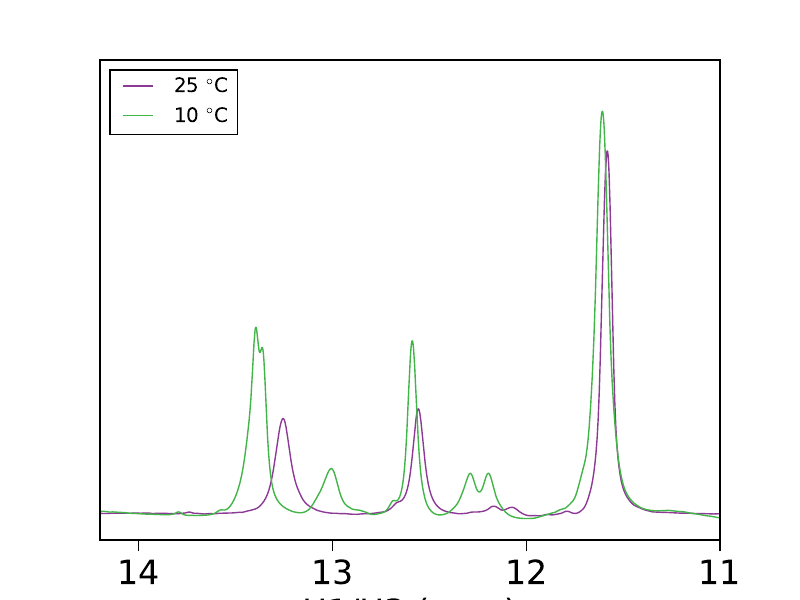

Here is the Python script that generated this plot:
# Plot NMR spectra
import matplotlib.pyplot as plt
import numpy as np
import nmrglue as ng
import math
import matplotlib

matplotlib.rcParams['axes.linewidth'] = 1.0
elw = 1.0
tick_length=8.0
fs = 24

def read_peaklist(filename, nucleus):
    ''' Read peak list of given nucleus '''
    f = open(filename, 'r')
    # headers
    line = f.readline()
    line = f.readline()
   
    # read data
    x = []
    y = []
    labels = []
    for line in f.readlines():
        line = line.strip('\n').split(' ')
        #print line
        line = [ele for ele in line if ele != '']
        line[1] = float(line[1])
        line[2] = float(line[2])
        line[0] = line[0].split("-")[0][:-1*int(len(nucleus))]
        labels.append(line[0])
        y.append(line[1])
        x.append(line[2])
    f.close()    
    return [x, y, labels]

def plot_spectrum(ax, dirname, contour_start, contour_num, contour_factor, xaxis_label, yaxis_label, xlim, xtick_lims, ylim, ytick_lims, peaklist, nucleus, xfmt, yfmt, plot_title):
    # define contour levels
    cl = contour_start * contour_factor ** np.arange(contour_num)

    # Read data
    dic, data = ng.pipe.read(dirname + 'test.ft2')
    
    # generate axes
    x_proton = ng.pipe.make_uc(dic, data, dim=1)
    x_proton_ppm = x_proton.ppm_scale()
    x_proton_ppm_start, x_proton_ppm_end = x_proton.ppm_limits()
    y_het = ng.pipe.make_uc(dic, data, dim=0)
    y_het_ppm = y_het.ppm_scale()
    y_het_ppm_start, y_het_ppm_end = y_het.ppm_limits()

    # Peak list
    [xlabel, ylabel, labels] = read_peaklist(dirname + peaklist, nucleus)
    for dummy in range(len(labels)):
       ax.text(xlabel[dummy], ylabel[dummy], labels[dummy], size=fs, color='k')    
    ax.errorbar(xlabel, ylabel, fmt='x', markersize=8, color='k')

    # Plotting
    ax.contour(data.transpose(), cl, colors='k', extent=(y_het_ppm_start, y_het_ppm_end, x_proton_ppm_start, x_proton_ppm_end))
    ax.set_xlabel(xaxis_label, fontsize=fs)
    ax.set_ylabel(yaxis_label, fontsize=fs)
    ax.set_ylim([ylim[0], ylim[1]])
    ax.set_xlim([xlim[0], xlim[1]])

    ax.set_xticks(np.arange(xtick_lims[1], xtick_lims[0]+0.01, xtick_lims[2]))
    ax.set_yticks(np.arange(ytick_lims[1], ytick_lims[0]+0.01, ytick_lims[2]))
    ax.set_xticklabels([xfmt%ele for ele in np.arange(xtick_lims[1], xtick_lims[0]+0.01, xtick_lims[2])], fontsize=fs)
    ax.set_yticklabels([yfmt%ele for ele in np.arange(ytick_lims[1], ytick_lims[0]+0.01, ytick_lims[2])], fontsize=fs)

    ax.tick_params(axis='x', which='major', direction='out', top=False, width=elw, length=tick_length, pad=6)
    ax.tick_params(axis='x', which='minor', direction='out', top=False, width=elw, length=0, pad=6)
    ax.tick_params(axis='y', which='major', direction='out', right=False, width=elw, length=tick_length, pad=6)
    ax.tick_params(axis='y', which='minor', direction='out', right=False, width=elw, length=0, pad=6)
  
    title = ax.set_title(plot_title, fontsize=fs) 
    title.set_position([0.5, 1.02])

def plot_1d_spectrum(ax, dirname, filename, xlim, xticks, xfmt_string, title, ylim, xlabel, plot_color):
    dic, data = ng.pipe.read(dirname + filename)
    uc = ng.pipe.make_uc(dic, data)
    ax.plot(uc.ppm_scale(), data, 'k', linewidth=elw, color=plot_color, label=title)
    ax.set_xlim(xlim)    
    ax.set_xticks(np.arange(xticks[0], xticks[1]-0.1, -1.0*xticks[2]))
    ax.set_xticklabels([xfmt_string%ele for ele in np.arange(xticks[0], xticks[1]-0.1, -1.0*xticks[2])], fontsize=fs)
    ax.set_yticks([])
    ax.tick_params(axis='x', which='major', direction='out', top=False, width=elw, length=tick_length, pad=6)
    ax.tick_params(axis='x', which='minor', direction='out', top=False, width=elw, length=0, pad=6)
    ax.tick_params(axis='y', which='major', direction='out', right=False, width=elw, length=tick_length, pad=6)
    ax.tick_params(axis='y', which='minor', direction='out', right=False, width=elw, length=0, pad=6)
    #title = ax.set_title(title, fontsize=fs)
    #title.set_position([0.5, 1.02])
    ax.legend(loc=2)
    ax.set_ylim(ylim)
    ax.set_xlabel(xlabel, fontsize=fs)

#fig, ax = plt.subplots(1, 5, figsize=(48, 8))
fig, ax = plt.subplots()
plot_1d_spectrum(ax, 'dna-acgtacgtat-echin/Henry-062116-ACACGTAT-Echin-pH6.8-25C/SFIMINO/', 'out.ft2', [14.2, 11.0], [14.0, 11.0, 1.0], "%d", "25 " + "$^{\circ}$" + "C", [-10000000., 1.7*math.pow(10,8)], "H1/H3 (ppm)", '#8c3a95')
plot_1d_spectrum(ax, 'dna-acgtacgtat-echin/Henry-062316-ACACGTAT-Echin-pH6.8-10C/SFIMINO/', 'out.ft2', [14.2, 11.0], [14.0, 11.0, 1.0], "%d", "10 " + "$^{\circ}$" + "C", [-10000000., 1.7*math.pow(10,8)], "H1/H3 (ppm)", '#42b549')
#plt.show()
plt.savefig('figs11_i.pdf')
